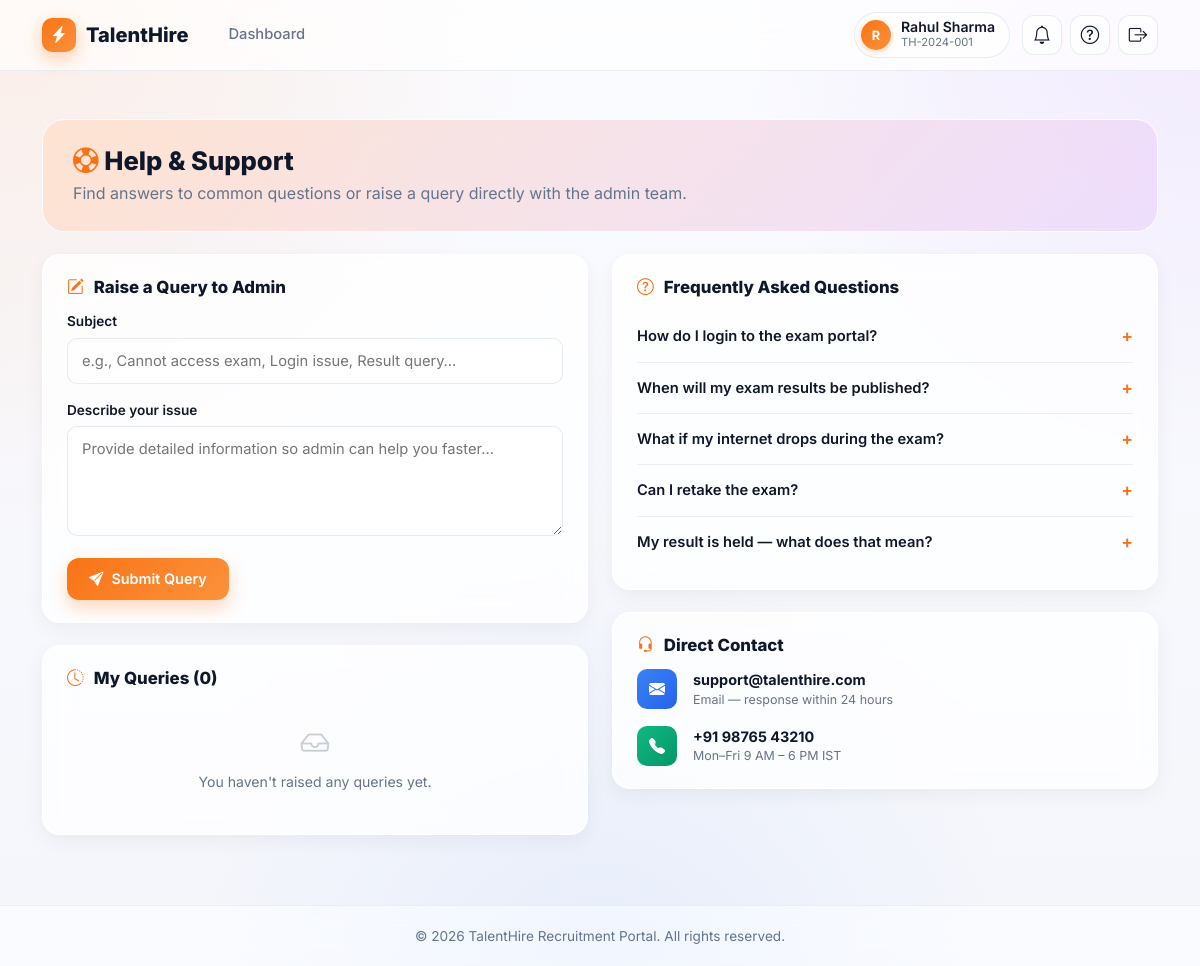
Screenshot of /help/ (signed in) with the database file from the repository.
### exam/models.py (models this page shows, shortened)
class Candidate(models.Model):
    name            = models.CharField(max_length=100)        # Full name of candidate
    mobile          = models.CharField(max_length=15)         # 10-digit mobile number
    registration_id = models.CharField(max_length=50, unique=True)  # Unique ID given by admin
    password        = models.CharField(max_length=128, blank=True, null=True) # Hashed password
    is_activated    = models.BooleanField(default=True)       # Candidates can login by default
    class Meta:
        verbose_name = "Candidate"
        verbose_name_plural = "Candidates"
        ordering = ['name']

### exam/views.py (the view, shortened to what this page needs)
# urls.py: path('help/',                   views.help_support,        name='help_support'),
def help_support(request):
    candidate_id = request.session.get('candidate_id')
    if not candidate_id:
        return redirect('login')
    candidate = get_object_or_404(Candidate, id=candidate_id)
    queries = SupportQuery.objects.filter(candidate=candidate).order_by('-created_at')
    context = {
        'candidate_name': candidate.name,
        'queries': queries,
    }
    context.update(_candidate_context(request))
    return render(request, 'exam/help_support.html', context)

### exam/views.py (called while the page is built)
def _candidate_context(request):
    candidate_id = request.session.get('candidate_id')
    if not candidate_id:
        return {}
    try:
        candidate = Candidate.objects.get(id=candidate_id)
    except Candidate.DoesNotExist:
        return {}
    unread = Notification.objects.filter(candidate=candidate, is_read=False).count()
    recent = Notification.objects.filter(candidate=candidate).order_by('-created_at')[:5]
    return {
        'nav_candidate': candidate,
        'nav_unread_count': unread,
        'nav_recent_notifications': recent,
    }

### exam/templates/exam/help_support.html (shortened to what this page needs)
{% extends 'exam/base.html' %}
{% block content %}
<div class="page-head">
    <h2><i class="bi bi-life-preserver text-primary-orange"></i> Help & Support</h2>
    <p>Find answers to common questions or raise a query directly with the admin team.</p>
</div>
<div class="row g-4">
    <div class="col-lg-6">
        <div class="glass-section">
            <h3><i class="bi bi-pencil-square text-primary-orange"></i> Raise a Query to Admin</h3>
            <form method="post" action="{% url 'help_support' %}">
                <div class="mb-3">
                    <label class="form-label" for="qSubject">Subject</label>
                    <input type="text" id="qSubject" name="subject" class="form-input" placeholder="e.g., Cannot access exam, Login issue, Result query…" maxlength="200" required>
                </div>
                <div class="mb-3">
                    <label class="form-label" for="qMessage">Describe your issue</label>
                    <textarea id="qMessage" name="message" class="form-textarea" placeholder="Provide detailed information so admin can help you faster…" required></textarea>
                </div>
                <button type="submit" class="btn-primary-orange">
                    <i class="bi bi-send-fill"></i> Submit Query
                </button>
            </form>
        </div>
        <div class="glass-section">
            <h3><i class="bi bi-clock-history text-primary-orange"></i> My Queries ({{ queries|length }})</h3>
            {% for q in queries %}
            <div class="query-row {{ q.status|lower }}">
                <div class="icon">
                    {% if q.status == 'Open' %}<i class="bi bi-hourglass-split"></i>
                    {% elif q.status == 'Answered' %}<i class="bi bi-check2-circle"></i>
                    {% else %}<i class="bi bi-archive"></i>{% endif %}
                </div>
                <div class="body">
                    <p class="subj">
                        {{ q.subject }}
                        <span class="badge-pill {% if q.status == 'Open' %}badge-warning{% elif q.status == 'Answered' %}badge-success{% else %}badge-info{% endif %}" style="margin-left:6px;">{{ q.status }}</span>
                    </p>
                    <p class="msg">{{ q.message }}</p>
                    {% if q.admin_response %}
                    <div class="resp"><strong>Admin reply:</strong> {{ q.admin_response }}</div>
                    {% endif %}
                    <div class="meta"><i class="bi bi-clock"></i> raised {{ q.created_at|timesince }} ago</div>
                </div>
            </div>
            {% empty %}
            <div class="empty-mini">
                <i class="bi bi-inbox" style="font-size:1.8rem;opacity:0.35;display:block;margin-bottom:6px;"></i>
                You haven't raised any queries yet.
            </div>
            {% endfor %}
        </div>
    </div>
    <div class="col-lg-6">
        <div class="glass-section">
            <h3><i class="bi bi-question-circle text-primary-orange"></i> Frequently Asked Questions</h3>
            <div class="faq-item" onclick="this.classList.toggle('open')">
                <p class="faq-q">How do I login to the exam portal? <span class="faq-toggle">+</span></p>
            </div>
            <div class="faq-item" onclick="this.classList.toggle('open')">
                <p class="faq-q">When will my exam results be published? <span class="faq-toggle">+</span></p>
            </div>
            <div class="faq-item" onclick="this.classList.toggle('open')">
                <p class="faq-q">What if my internet drops during the exam? <span class="faq-toggle">+</span></p>
            </div>
            <div class="faq-item" onclick="this.classList.toggle('open')">
                <p class="faq-q">Can I retake the exam? <span class="faq-toggle">+</span></p>
            </div>
            <div class="faq-item" onclick="this.classList.toggle('open')">
                <p class="faq-q">My result is held — what does that mean? <span class="faq-toggle">+</span></p>
            </div>
        </div>
        <div class="glass-section">
            <h3><i class="bi bi-headset text-primary-orange"></i> Direct Contact</h3>
            <div class="d-flex align-items-center gap-3 mb-3">
                <div style="width:40px;height:40px;border-radius:10px;background:linear-gradient(135deg,#3b82f6,#2563eb);color:white;display:flex;align-items:center;justify-content:center;"><i class="bi bi-envelope-fill"></i></div>
                <div>
                    <div style="font-weight:700;font-size:0.9rem;">support@talenthire.com</div>
                    <div style="color:var(--text-muted);font-size:0.78rem;">Email — response within 24 hours</div>
                </div>
            </div>
            <div class="d-flex align-items-center gap-3">
                <div style="width:40px;height:40px;border-radius:10px;background:linear-gradient(135deg,#10b981,#059669);color:white;display:flex;align-items:center;justify-content:center;"><i class="bi bi-telephone-fill"></i></div>
                <div>
                    <div style="font-weight:700;font-size:0.9rem;">+91 98765 43210</div>
                    <div style="color:var(--text-muted);font-size:0.78rem;">Mon–Fri 9 AM – 6 PM IST</div>
                </div>
            </div>
        </div>
    </div>
</div>
{% endblock %}

### exam/templates/exam/base.html (shortened to what this page needs)
<!DOCTYPE html>
<html lang="en">
<head>
    <link href="https://cdn.jsdelivr.net/npm/bootstrap@5.3.0/dist/css/bootstrap.min.css" rel="stylesheet">
    <link href="https://cdn.jsdelivr.net/npm/bootstrap-icons@1.10.5/font/bootstrap-icons.css" rel="stylesheet">
</head>
<body>
<header class="header">
    <div class="container d-flex align-items-center justify-content-between">
        <div class="d-flex align-items-center">
            <a href="{% url 'candidate_dashboard' %}" class="brand">
                <div class="brand-logo"><i class="bi bi-lightning-charge-fill"></i></div>
                <span>TalentHire</span>
            </a>
            {% if request.session.candidate_id %}
            <nav class="nav-links">
                <a href="{% url 'candidate_dashboard' %}" class="nav-link-item {% if request.resolver_match.url_name == 'candidate_dashboard' %}active{% endif %}">Dashboard</a>
            </nav>
            {% endif %}
        </div>
        {% if request.session.candidate_id %}
        <div class="nav-cluster">
            <a href="{% url 'candidate_profile' %}" class="user-chip text-decoration-none" style="cursor: pointer;" title="My Profile &amp; Change Password">
                <div class="avatar">
                    {% with name=nav_candidate.name|default:request.session.candidate_name %}
                        {{ name|slice:":1"|upper }}
                    {% endwith %}
                </div>
                <div>
                    <div class="uname">{{ nav_candidate.name|default:request.session.candidate_name }}</div>
                    <div class="urole">{{ nav_candidate.registration_id|default:"" }}</div>
                </div>
            </a>
            <div class="dropdown-wrap">
                <button class="icon-btn" type="button" id="notifBtn" aria-haspopup="true" aria-expanded="false" title="Notifications">
                    <i class="bi bi-bell"></i>
                </button>
            </div>
            <a href="{% url 'help_support' %}" class="icon-btn" title="Help & raise a query"><i class="bi bi-question-circle"></i></a>
            <a href="{% url 'logout' %}" class="icon-btn" title="Logout"><i class="bi bi-box-arrow-right"></i></a>
        </div>
        {% endif %}
    </div>
</header>
<main class="container py-5">
    {% block content %}{% endblock %}
</main>
<footer>
    &copy; 2026 TalentHire Recruitment Portal. All rights reserved.
</footer>
</body>
</html>

### exam/templates/exam/base.html (style rules this page uses)
:root { --primary-orange: #f97316; --primary-gradient: linear-gradient(135deg, #f97316 0%, #fb923c 100%); --bg-body: #f8fafc; --text-main: #0f172a; --text-muted: #64748b; --glass-bg: rgba(255, 255, 255, 0.65); --glass-bg-strong: rgba(255, 255, 255, 0.78); --glass-border: 1px solid rgba(255, 255, 255, 0.7); --glass-shadow: 0 10px 30px rgba(2, 6, 23, 0.08), 0 2px 8px rgba(2, 6, 23, 0.04); --glass-shadow-hover: 0 20px 50px rgba(2, 6, 23, 0.12), 0 8px 16px rgba(2, 6, 23, 0.06); }
* { margin: 0; padding: 0; box-sizing: border-box; }
body { font-family: 'Inter', sans-serif; color: var(--text-main); min-height: 100vh; display: flex; flex-direction: column; background: radial-gradient(900px circle at 0% 0%, rgba(249, 115, 22, 0.10), transparent 60%), radial-gradient(800px circle at 100% 0%, rgba(168, 85, 247, 0.10), transparent 60%), radial-gradient(700px circle at 50% 100%, rgba(59, 130, 246, 0.08), transparent 60%), linear-gradient(180deg, #fafbff 0%, #f5f6fb 100%); background-attachment: fixed; }
.header { background: rgba(255, 255, 255, 0.7); backdrop-filter: saturate(180%) blur(18px); -webkit-backdrop-filter: saturate(180%) blur(18px); border-bottom: 1px solid rgba(226, 232, 240, 0.7); padding: 12px 0; position: sticky; top: 0; z-index: 1000; }
.brand { display: flex; align-items: center; gap: 10px; text-decoration: none; color: var(--text-main); font-weight: 800; font-size: 1.25rem; }
.brand-logo { background: var(--primary-gradient); width: 34px; height: 34px; border-radius: 10px; display: flex; align-items: center; justify-content: center; color: white; font-size: 1.05rem; box-shadow: 0 6px 18px rgba(249, 115, 22, 0.35); }
.nav-links { display: flex; gap: 24px; margin-left: 36px; }
.nav-link-item { text-decoration: none; color: var(--text-muted); font-weight: 500; font-size: 0.92rem; padding: 8px 4px; transition: all 0.2s; border-bottom: 2px solid transparent; }
.nav-cluster { display: flex; align-items: center; gap: 8px; }
.icon-btn { position: relative; width: 40px; height: 40px; display: inline-flex; align-items: center; justify-content: center; border: 1px solid rgba(226, 232, 240, 0.8); background: rgba(255, 255, 255, 0.6); border-radius: 12px; color: var(--text-main); text-decoration: none; transition: all 0.2s ease; cursor: pointer; }
.icon-btn i { font-size: 1.15rem; }
.user-chip { display: inline-flex; align-items: center; gap: 10px; padding: 6px 14px 6px 6px; border: 1px solid rgba(226, 232, 240, 0.8); background: rgba(255, 255, 255, 0.6); border-radius: 999px; margin-right: 4px; }
.user-chip .avatar { width: 30px; height: 30px; border-radius: 50%; background: var(--primary-gradient); color: white; font-weight: 700; font-size: 0.8rem; display: flex; align-items: center; justify-content: center; box-shadow: 0 2px 6px rgba(249, 115, 22, 0.3); }
.user-chip .uname { font-weight: 600; font-size: 0.88rem; color: var(--text-main); line-height: 1.1; }
.user-chip .urole { font-size: 0.7rem; color: var(--text-muted); }
.dropdown-wrap { position: relative; }
.btn-primary-orange { background: var(--primary-gradient); color: white; border: none; border-radius: 12px; padding: 10px 22px; font-weight: 600; font-size: 0.9rem; transition: all 0.3s ease; display: inline-flex; align-items: center; gap: 8px; box-shadow: 0 8px 18px rgba(249, 115, 22, 0.28); justify-content: center; }
.text-primary-orange { color: var(--primary-orange) !important; }
footer { margin-top: auto; padding: 20px; text-align: center; color: var(--text-muted); font-size: 0.85rem; border-top: 1px solid rgba(226, 232, 240, 0.6); background: rgba(255, 255, 255, 0.5); backdrop-filter: saturate(180%) blur(12px); }

### rows the page displays
Candidate: name "R", name "Rahul Sharma", registration_id "TH-2024-001"

### other values shown
{{ queries|length }} "0"
